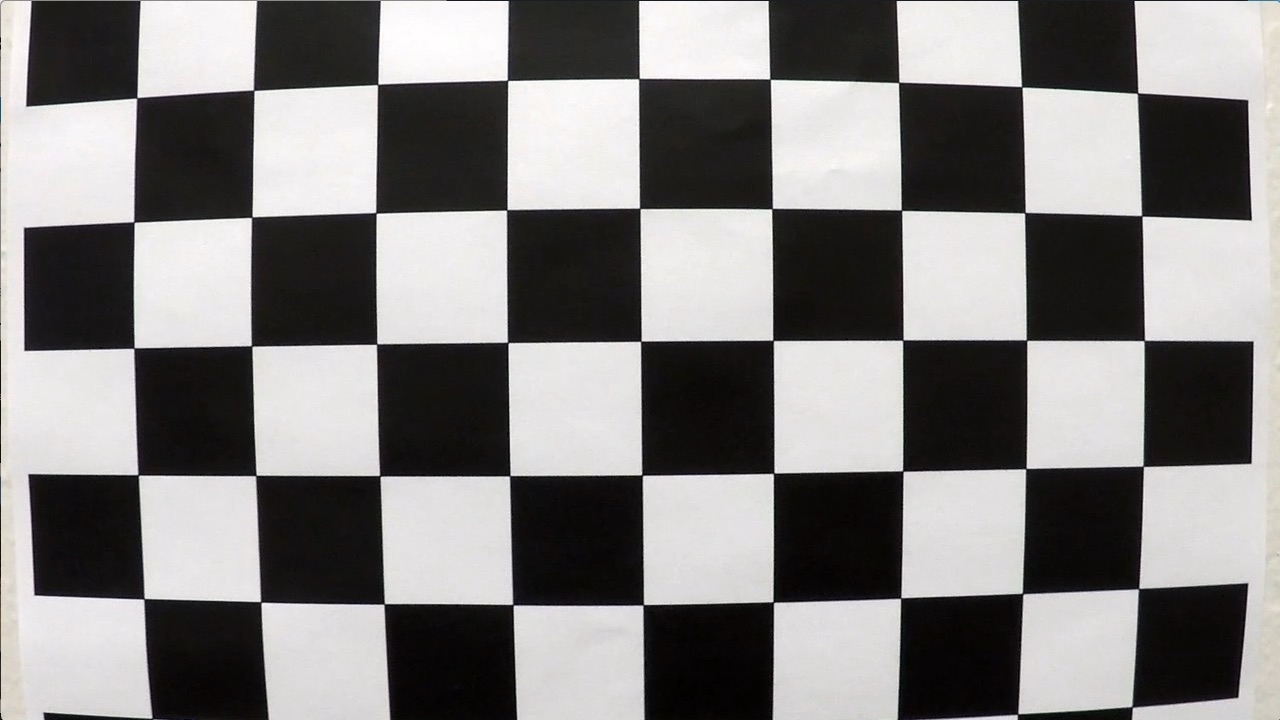
#> input picture camera_cal/calibration1.jpg, 1280 x 720 px; its folder holds 4 pictures in this run
$ python calibrate.py
#> lines starting #> are read from the running program, lines starting #| are printed output that depends on the picture
"""
This script is used to calibrate the camera based on the provided images
The distortion coefficients and camera matrix are saved for later reuse
"""
import cv2
import os
import matplotlib.image as mpimg
import matplotlib.pyplot as plt
import numpy as np
import pickle
from settings import CALIB_FILE_NAME

def calibrate(filename, silent = True):
#> called with filename = 'calib.p', silent = True
    images_path = 'camera_cal'
    x = 9
    y = 6

    # Object Points (x,y,z coordinates of the chess board), Assuming object points will be same for all images
    objp = np.zeros((y*x, 3), np.float32) #Create an array of zeros

    objp[:, :2] = np.mgrid[0:x, 0:y].T.reshape(-1, 2) #Meshgrid
    print(objp[:, :2])
    image_points = []
    object_points = []

    # Defining Criteria
    # Whenever 30 iterations of the algorithm is ran, or an accuracy of epsilon = 0.001 is reached, stop the algorithm and return the answer
    criteria = (cv2.TERM_CRITERIA_EPS + cv2.TERM_CRITERIA_MAX_ITER, 30, 0.001)

    # Loop through provided Images
    for image_file in os.listdir(images_path):
        if image_file.endswith("jpg"):
            # turn images to grayscale and find chessboard corners
            img = mpimg.imread(os.path.join(images_path, image_file))
#> img is the input picture: shape (720, 1280, 3); mean R, G, B 130.1, 128.4, 127.8
            img_gray = cv2.cvtColor(img, cv2.COLOR_RGB2GRAY) #Color Conversion
            found, corners = cv2.findChessboardCorners(img_gray, (x, y)) #Find Chess Board Corners
#> found = False; corners = None
            if found:
                # Make fine adjustments to the corners so higher precision can be obtained before
                corners2 = cv2.cornerSubPix(img_gray, corners, (11, 11), (-1, -1), criteria)
                image_points.append(corners2)
                object_points.append(objp)
                '''
                img = cv2.drawChessboardCorners(img, (x, y), corners, found)
                cv2.imshow('img', img)
                cv2.waitKey()
                '''
#> pass 2 of the loop in calibrate, `for image_file in os.listdir(images_path):`:
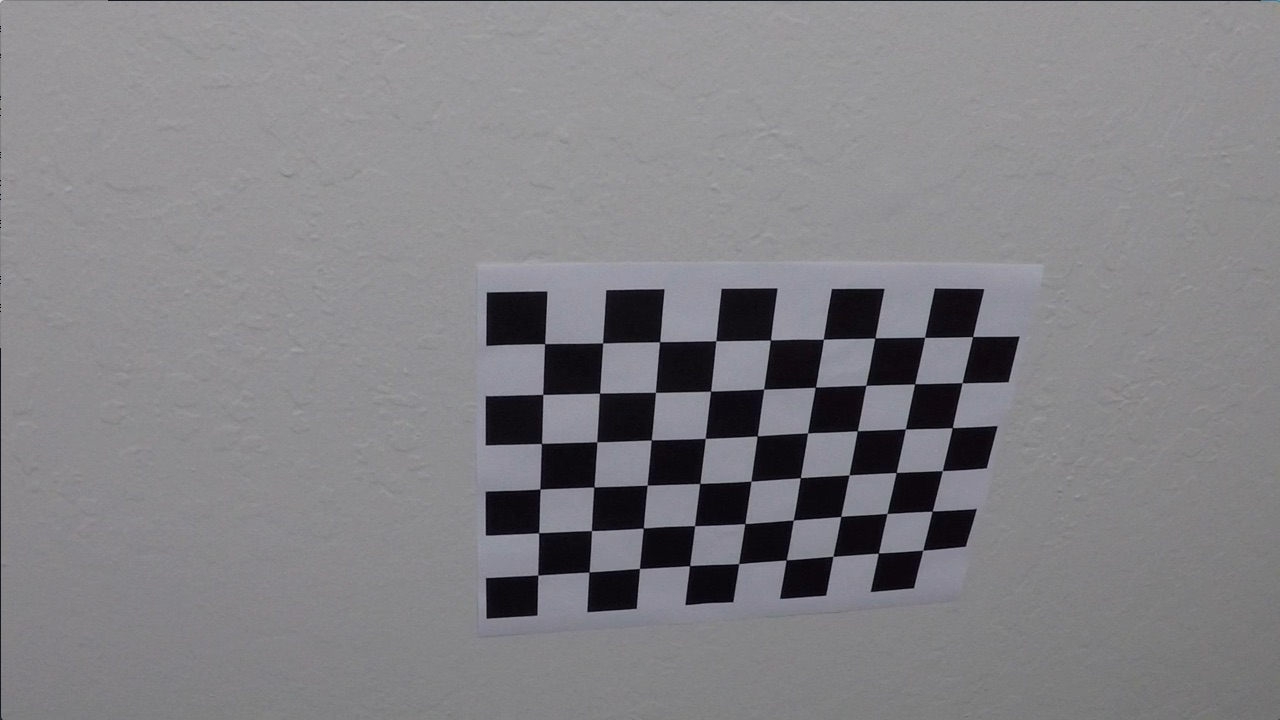
#> input picture camera_cal/calibration10.jpg, 1280 x 720 px
#> in calibrate, img is the input picture: shape (720, 1280, 3); mean R, G, B 130.2, 129.4, 133.1
#> found = True; corners = 54 rows, first 8: [545.3, 343.1], [602.7, 342.8], [660.1, 341.3], [715.8, 340.7], [770.6, 340], [823.5, 339.2], [874.3, 338.5], [925.1, 337.4]
#> corners2 = 54 rows, first 8: [544.6, 343.6], [602.6, 343], [659.6, 341.7], [715.8, 340.7], [770.4, 339.9], [823.4, 339.3], [874.9, 337.9], [924.6, 337.3]
#> pass 3 of the loop in calibrate, `for image_file in os.listdir(images_path):`:
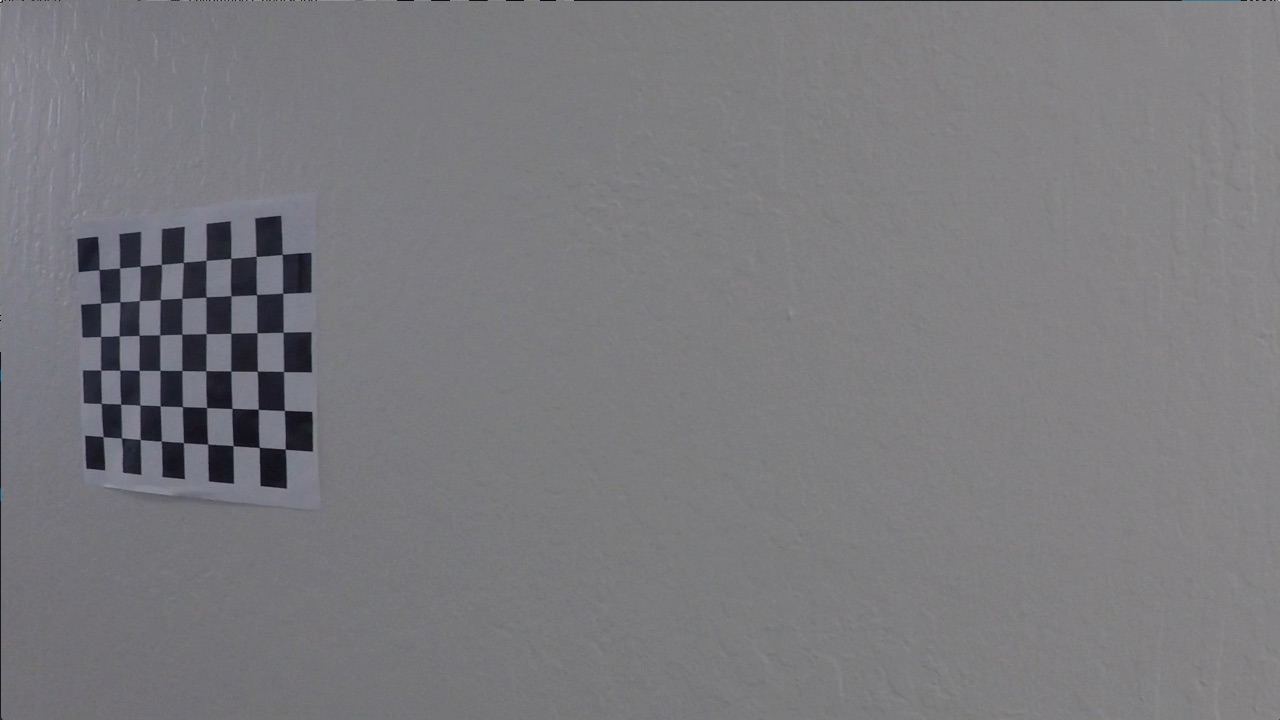
#> input picture camera_cal/calibration11.jpg, 1280 x 720 px
#> in calibrate, img is the input picture: shape (720, 1280, 3); mean R, G, B 122.2, 121.7, 125.2
#> corners = 54 rows, first 8: [99.22, 269.6], [119.6, 268], [140.1, 266.1], [161.3, 264.5], [183.3, 262.5], [206.1, 260.3], [230.7, 258.2], [256.2, 256.3]
#> corners2 = 54 rows, first 8: [99.04, 269.6], [119.5, 268.1], [140.1, 266.2], [161.4, 264.4], [183.4, 262.3], [205.9, 260.3], [230.8, 258.4], [256.1, 256.4]
#> the loop made 4 passes; the first 3 are shown

    # pefrorm the calibration
    ret, mtx, dist, rvecs, tvecs = cv2.calibrateCamera(object_points, image_points, img_gray.shape[::-1], None, None)
    plt.show()
    img_size  = img.shape
#> img_size = (720, 1280, 3)
    # pickle the data and save it
    calib_data = {'cam_matrix':mtx,
                  'dist_coeffs':dist,
                  'img_size':img_size}
    with open(filename, 'wb') as f:
        pickle.dump(calib_data, f)


    for image_file in os.listdir(images_path):
        if image_file.endswith("jpg"):
            # show distorted images
            img = mpimg.imread(os.path.join(images_path, image_file))

            undistorted_image = cv2.undistort(img, mtx, dist)
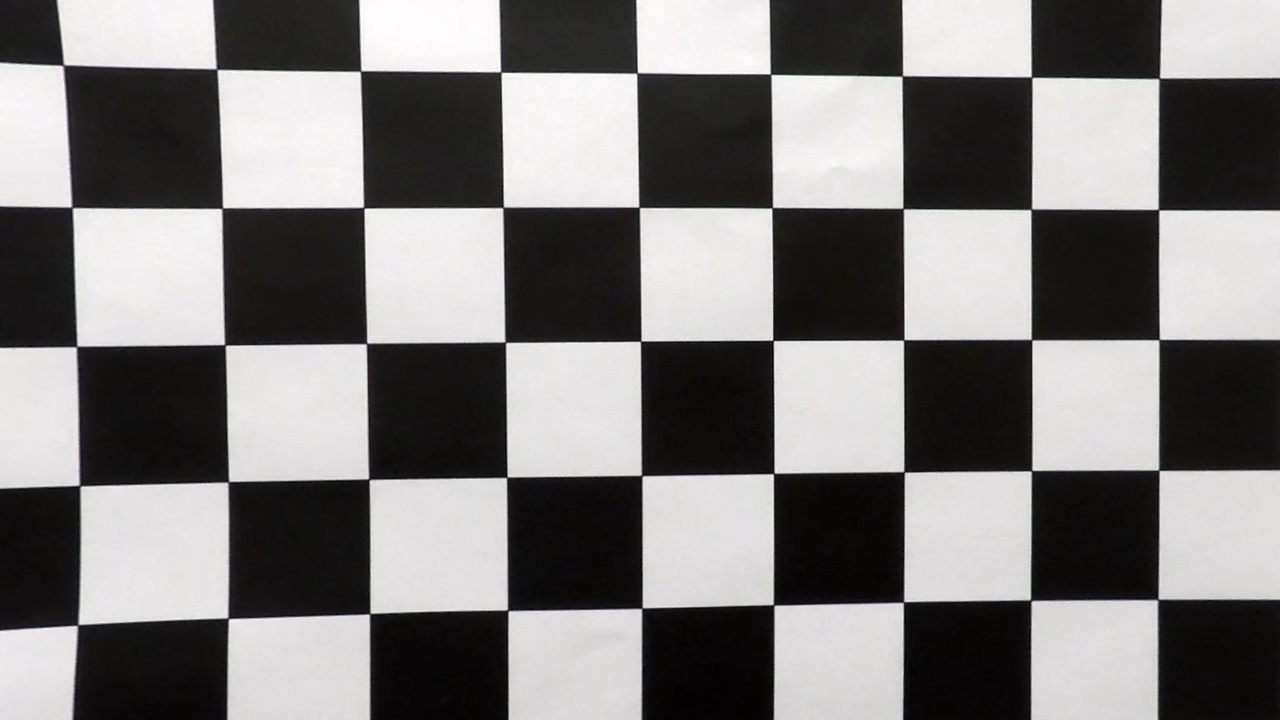
#> undistorted_image: shape (720, 1280, 3); mean R, G, B 125.2, 123.6, 123.1
            f = plt.figure()
            f.add_subplot(1,2,1)
            plt.imshow(img)
            f.add_subplot(1, 2, 2)
            plt.imshow(undistorted_image)
            plt.show()
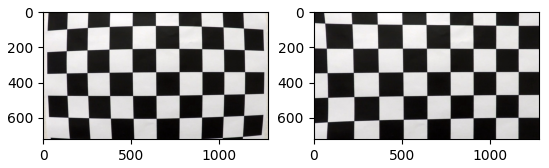
#> figure drawn by matplotlib, 2 panels
#> pass 2 of the loop in calibrate, `for image_file in os.listdir(images_path):`:
#> in calibrate, `undistorted_image = cv2.undistort(img, mtx, dist)`:
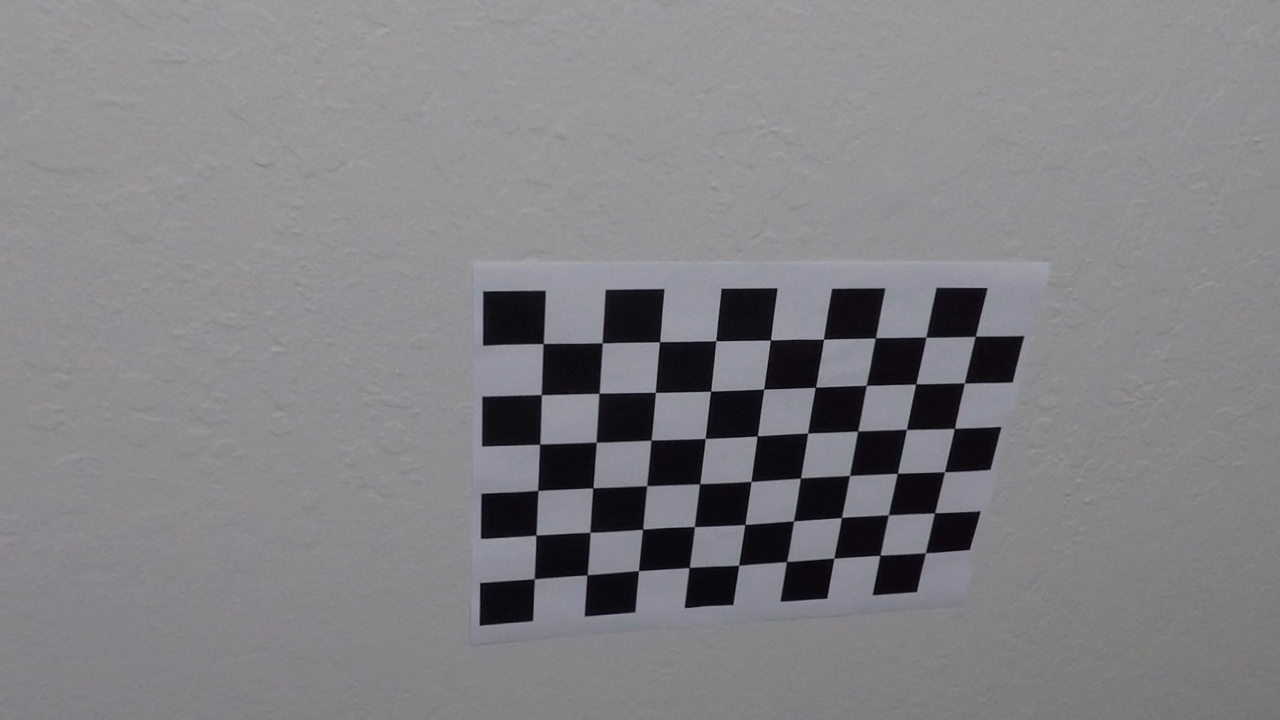
#> undistorted_image: shape (720, 1280, 3); mean R, G, B 130.5, 129.6, 133.4
#> in calibrate, `plt.show()`:
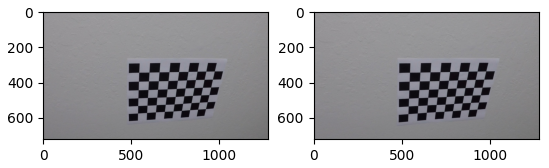
#> figure drawn by matplotlib, 2 panels
#> pass 3 of the loop in calibrate, `for image_file in os.listdir(images_path):`:
#> in calibrate, `undistorted_image = cv2.undistort(img, mtx, dist)`:
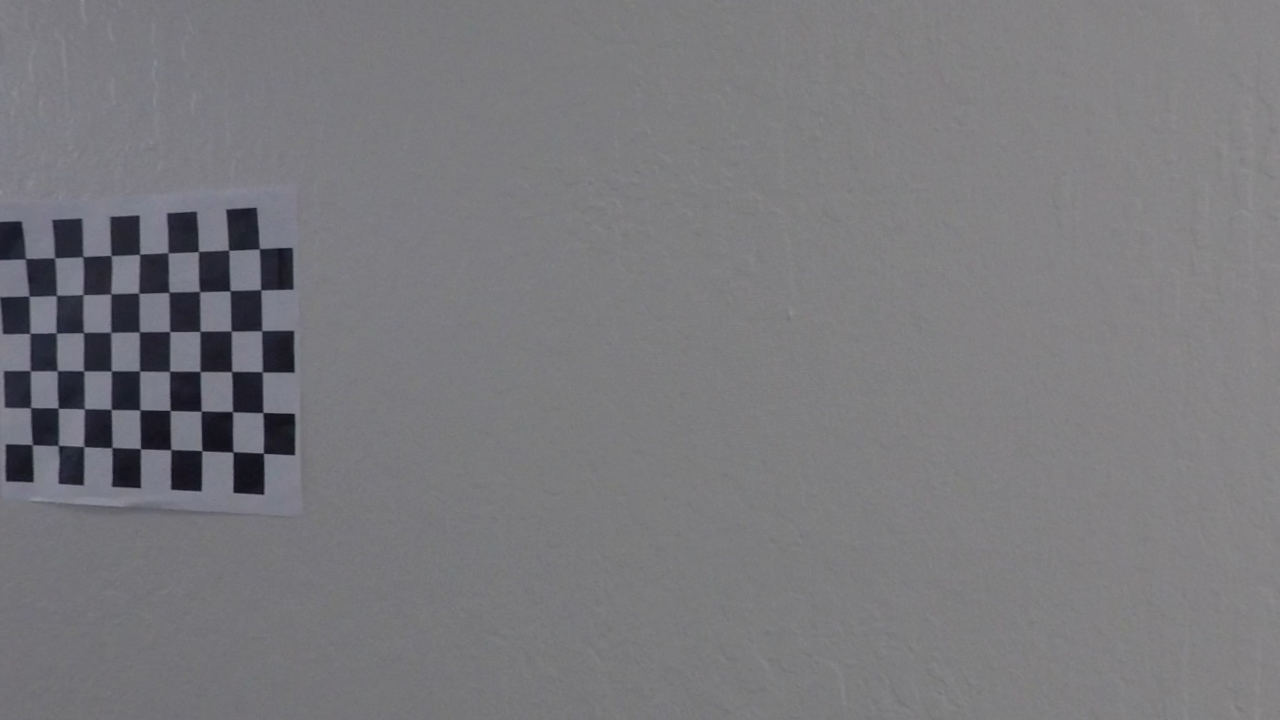
#> undistorted_image: shape (720, 1280, 3); mean R, G, B 121.3, 120.8, 124.4
#> in calibrate, `plt.show()`:
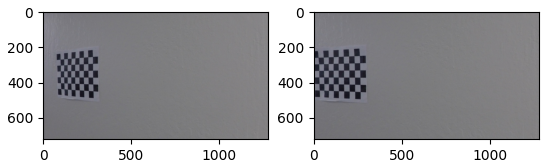
#> figure drawn by matplotlib, 2 panels
#> the loop made 4 passes; the first 3 are shown

    return mtx, dist

if __name__ == '__main__':
    calibrate(CALIB_FILE_NAME, True)
